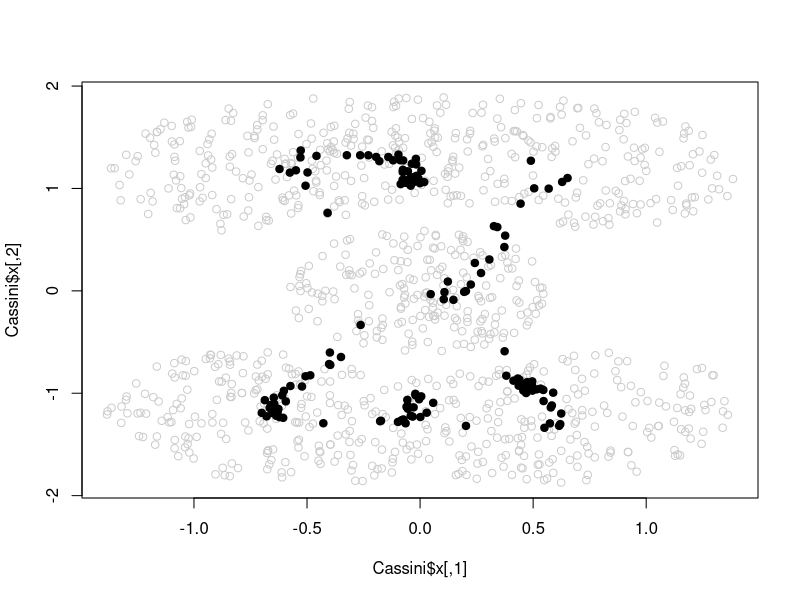

R code for this plot:
library(clue)


### Name: cl_prototypes
### Title: Partition Prototypes
### Aliases: cl_prototypes
### Keywords: cluster

### ** Examples

## Show how prototypes ("centers") vary across k-means runs on
## bootstrap samples from the Cassini data.
data("Cassini")
nr <- NROW(Cassini$x)
out <- replicate(50,
                 { kmeans(Cassini$x[sample(nr, replace = TRUE), ], 3) },
                 simplify = FALSE)
## Plot the data points in light gray, and the prototypes found.
plot(Cassini$x, col = gray(0.8))
points(do.call("rbind", lapply(out, cl_prototypes)), pch = 19)
